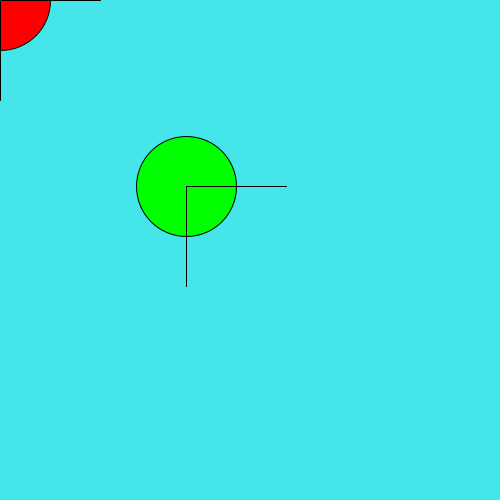
Frame 1 (no input)
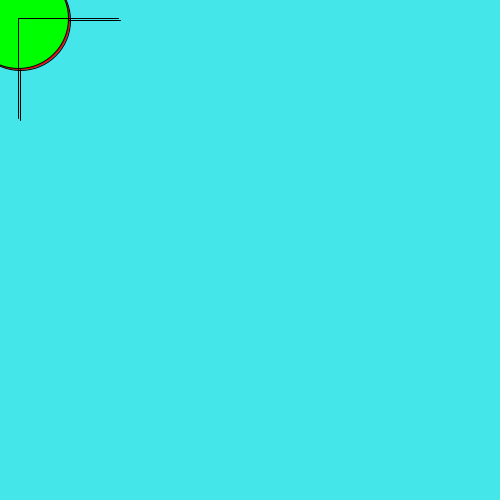
Frame 60 (the mouse pressed at the canvas centre just before this capture)
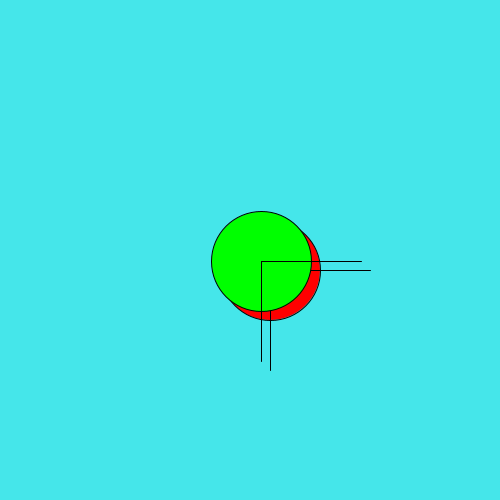
Frame 120 (the mouse held since frame 60 and released just before this capture)

The Processing sketch that drew these frames (run headless with seeded random() and noise(); from frame 60 on, the mouse is pressed at the canvas centre):

// Processing sketch: MassaRettilineaUniforme
// ── MassaRettilineaUniforme.pde
//Posizioni robot
float xx=0;
float yy=0;
//Posizione robot inseguitore
float XX=200;
float YY=200;
//Velocità
float xx_p=10;
float yy_p=10;
//Accelerazioni
float xx_pp=0;
float yy_pp=0;
//Passo di campionamento: 30 frame secondo
float T=1.0/30.0;
//Fattore di scala
float K=2.0;

//++++MODELLO PARTICELLA CHE SI MUOVE NEL PIANO++++
/// MOdello: xx_pp = 0 (pp= derivata seconda
//xx := posizione
//xx_p := velocità (derivata di xx)
//xx_pp:= accelerazione (derivara di xx_p)
//Sostituendo con il rapporto incrementale posso calcolare la velocità dalla posizione
//xx_p = (x(t+1)-x(t))/T
// Risolvendo:
//x(t+T) = x(t)+T*xx_p; T:=passo di campionamento
//xx_p(t+T)=xx_p(t)+T*xx_pp(t)

void setup()
{
  size(500, 500);
  background(#45E6EA);
}

void draw()
{
  //cambiamento nei frame successivi
  //Discretizzazione di Eulero per la massa in moto libero
  xx=xx+T*xx_p;
  yy=yy+T*yy_p;
  xx_p=xx_p+T*xx_pp;
  yy_p=yy_p+T*yy_pp;
  //Controllore proporzionale massa inseguitrice
  XX=XX+K*T*(xx-XX);
  YY=YY+K*T*(yy-YY);
  background(#45E6EA);
  translate(xx, yy);
  robot(100, 255, 0, 0);
  translate(-xx, -yy);

  translate(XX, YY);  
  robot(100, 0, 255, 0);
}


void robot(int R, int r, int g, int b)
{
  fill(r, g, b); 
  circle(0, 0, R);
  line(0, 0, R, 0);
  line(0, 0, 0, R);
}

void mousePressed()
{
  xx=mouseX;
  yy=mouseY;
}

void keyPressed()
{
  if (keyCode == RIGHT) xx_pp=xx_pp+1;
  if (keyCode == LEFT)  xx_pp=xx_pp-1;
  if (keyCode == UP)  yy_pp=yy_pp+1;
  if (keyCode == DOWN)  yy_pp=yy_pp-1;
  if(keyCode ==ENTER) {
    xx=0;
    yy=0;
    xx_p=0;
    yy_p=0;
  }
}
